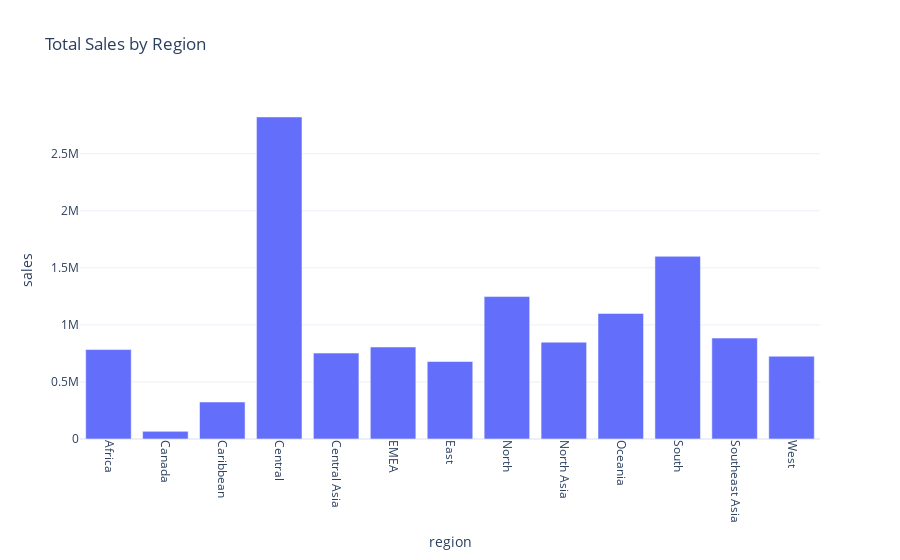

Notebook code for this chart:
### Markdown cell above
##### 13. Sales by Region

### Code cell
# Grouping total sales by country
sales_by_region = df.groupby('region')['sales'].sum().reset_index()

fig = px.bar(sales_by_region, x='region', y='sales', title='Total Sales by Region')
fig.update_layout(xaxis_tickangle=90)
fig.show()

### Figure 1 — Plotly figure (JSON) as saved in the notebook; plotly's stock layout.template omitted (floating-point values rounded to 4 significant figures)
{"data": [{"alignmentgroup": "True", "hovertemplate": "region=%{x}<br>sales=%{y}<extra></extra>", "legendgroup": "", "marker": {"color": "#636efa", "pattern": {"shape": ""}}, "name": "", "offsetgroup": "", "orientation": "v", "showlegend": false, "textposition": "auto", "type": "bar", "x": ["Africa", "Canada", "Caribbean", "Central", "Central Asia", "EMEA", "East", "North", "North Asia", "Oceania", "South", "Southeast Asia", "West"], "xaxis": "x", "y": [783800.0, 66930.0, 324300.0, 2822000.0, 752800.0, 806200.0, 678800.0, 1248000.0, 848300.0, 1100000.0, 1601000.0, 884400.0, 725500.0], "yaxis": "y"}], "layout": {"barmode": "relative", "legend": {"tracegroupgap": 0}, "title": {"text": "Total Sales by Region"}, "xaxis": {"anchor": "y", "domain": [0, 1], "tickangle": 90, "title": {"text": "region"}}, "yaxis": {"anchor": "x", "domain": [0, 1], "title": {"text": "sales"}}}}
